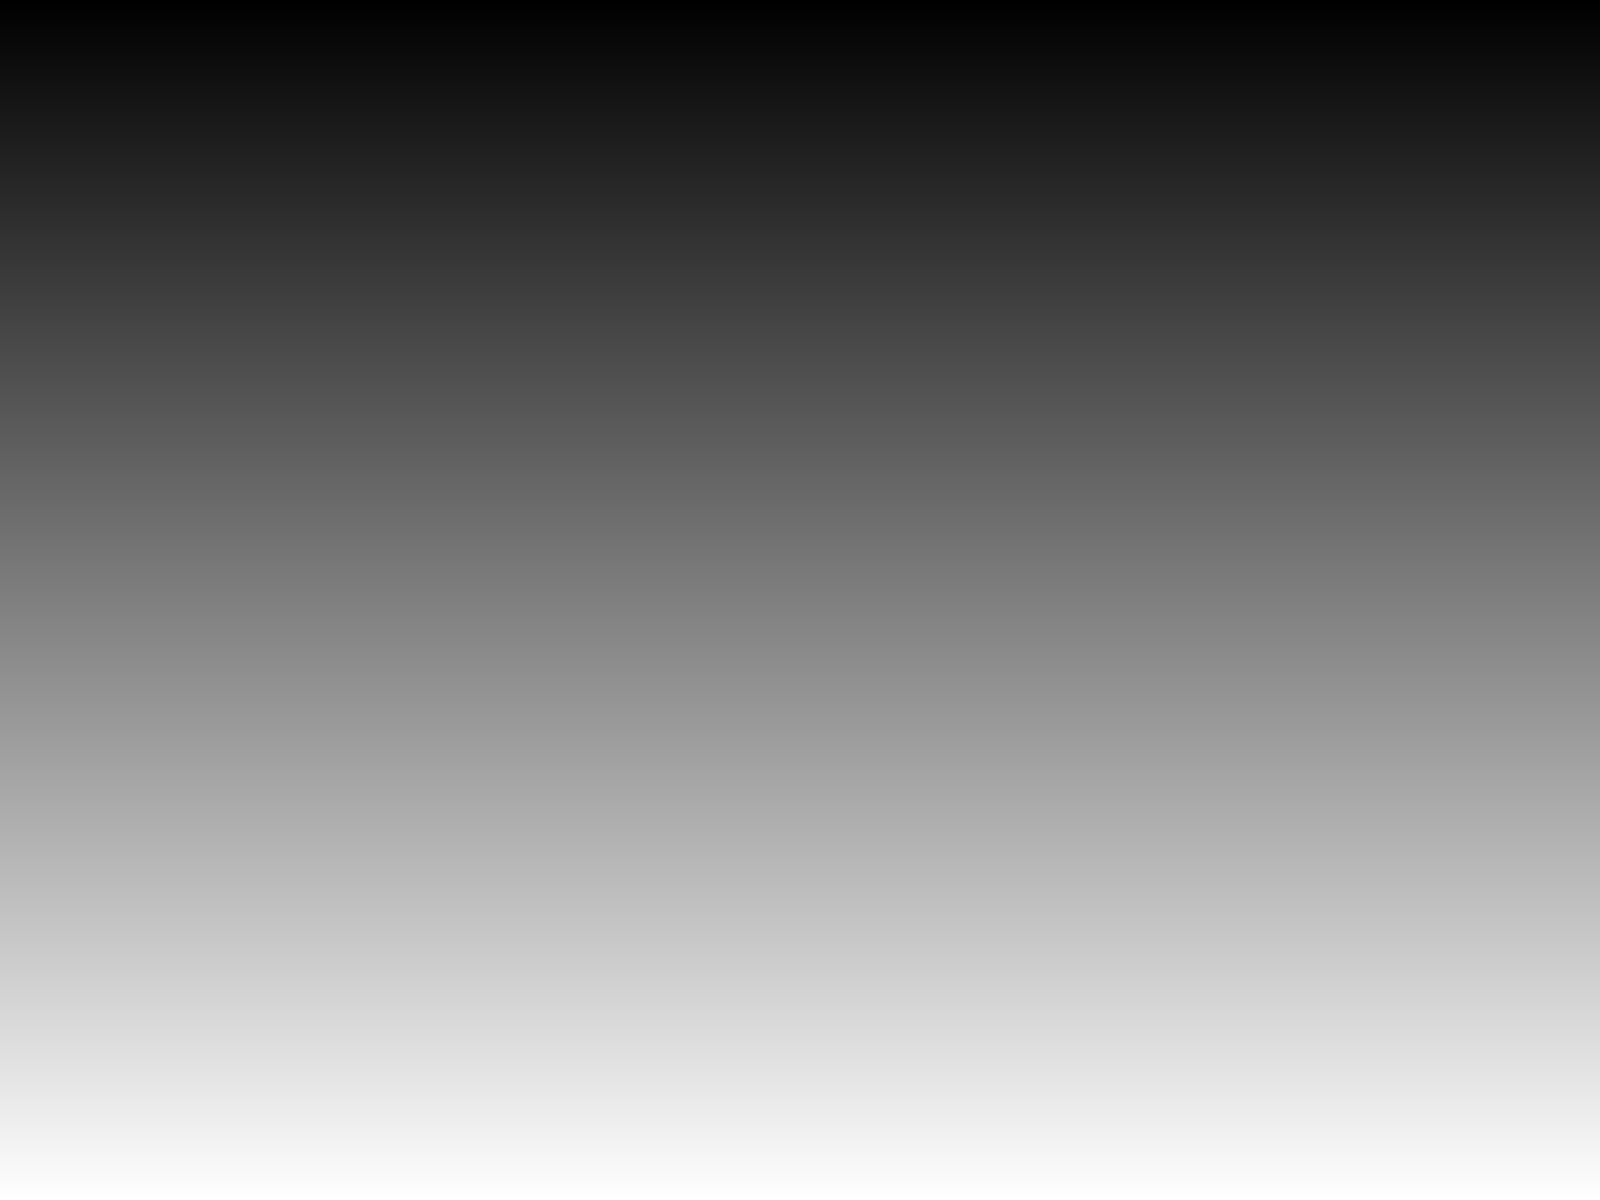

This figure's Python source:
import numpy as np
import cv2
from matplotlib import pyplot as plt
import sys

sys.setrecursionlimit(10000000)#set recursion limit
name1 = sys.argv[1]			#input file 1
name2 = sys.argv[2]			#input file 2
img = cv2.imread(name1)
img1 = cv2.imread(name2)
gray0 = cv2.cvtColor(img,cv2.COLOR_BGR2GRAY)			# load grayscale images
# gray6 = cv2.cvtColor(img,cv2.COLOR_BGR2GRAY)
gray = cv2.cvtColor(img,cv2.COLOR_BGR2GRAY)
gray1 = cv2.cvtColor(img,cv2.COLOR_BGR2GRAY)
gray2 = cv2.cvtColor(img,cv2.COLOR_BGR2GRAY)
gray3 = cv2.cvtColor(img,cv2.COLOR_BGR2GRAY)
# cv2.imshow("old",gray3)
gray4 = cv2.cvtColor(img,cv2.COLOR_BGR2GRAY)
gray5 = cv2.cvtColor(img1,cv2.COLOR_BGR2GRAY)
# cv2.imwrite('img.jpg',gray)

height, width = gray.shape
print height, width					#print height and width of image

#For Relative height Depth cue
for i in range(0, height):
	for j in range(0, width):
		gray[height-i-1, j] = 255*(height-i)/height

cv2.imwrite('heightDepthCue.jpg',gray)

#Euclidean depth hypothesis
xi=int(sys.argv[3])		#Vanishing point coordinates
yj=int(sys.argv[4])
max = -1
matrix = [[0 for x in range(width)] for y in range(height)] 
for i in range(0, height):
	for j in range(0, width):
		matrix[i][j] = np.sqrt((i-xi)**2 + (j-yj)**2)
		# print matrix[i][j]
		if(matrix[i][j]>max):
			max = matrix[i][j]
		# gray1[i][j] = (gray1[i][j]*255/max)

for i in range(0, height):
	for j in range(0, width):
		gray1[i][j] = (matrix[i][j]*255)/max
			
cv2.imwrite('euclideanDepth.jpg',gray1)

#combined depth hypothesis
xi = float(xi)
weightR = xi/(2*height)
print weightR
weightH = 1-weightR
for i in range(0, height):
	for j in range(0, width):
		gray2[i][j] = weightR*gray[i][j] + weightH*gray1[i][j]

cv2.imwrite('combinedDepth.jpg',gray2)
# gray2f = gray2.astype('float')
# gray3f = gray3.astype('float')
# additionF = (gray2f+gray3f)/2
# gray4 = additionF.astype('uint8')

#Local depth hypothesis
for i in range(0, height):
	for j in range(0, width):
		grayf = gray[i][j].astype('float')
		gray2f = gray2[i][j].astype('float')
		gray3f = gray3[i][j].astype('float')
		if(gray3f == 0.0):
			additionF = grayf+gray3f
		else:
			additionF = (gray2f+gray3f)/2
		gray4[i][j] = additionF.astype('uint8')

cv2.imwrite('localDepth.jpg',gray4)
gray6 = gray4
# for i in range(0, height):
# 	for j in range(0, width):
# 		gray4[i][j] = gray2[i][j]+gray3[i][j]
# 		# x = np.uint8(gray2[i][j])
# 		# y = np.uint8(gray3[i][j])

# 		print cv2.add(x,y)
# 		# if(gray2[i][j]+gray3[i][j]>uint_8(255)):
# 		# 	print gray2[i][j]+gray3[i][j], gray4[i][j]

 # A function to check if a given cell 
    # (row, col) can be included in DFS
def isSafe(i, j, visited):
# row number is in range, column number
# is in range and value is 1 
# and not yet visited
	return (i >= 0 and i < height and
	j >= 0 and j < width and
	not visited[i][j])
             
#for static variable in python
def static_vars(**kwargs):
    def decorate(func):
        for k in kwargs:
            setattr(func, k, kwargs[k])
        return func
    return decorate

#DFS Recursive algorithm
@static_vars(var=1)
def DFS(i, j, visited, count, list):
 
        # These arrays are used to get row and 
        # column numbers of 8 neighbours 
        # of a given cell
        rowNbr = [-1, -1, -1,  0, 0,  1, 1, 1]
        colNbr = [-1,  0,  1, -1, 1, -1, 0, 1]
        # prev = count
        list.append([i,j])
        DFS.var = 1
        count = count+1
        # max = count
        # Mark this cell as visited
        visited[i][j] = True
        # print gray5[i][j]
        # print DFS.var
        # Recur for all connected neighbours
        for k in range(8):
            if isSafe(i + rowNbr[k], j + colNbr[k], visited) and gray5[i][j] == gray5[i + rowNbr[k]][j + colNbr[k]] and gray0[i][j]>0:
                DFS(i + rowNbr[k], j + colNbr[k], visited, count,list)
        if(DFS.var == 1):
        	# print "Count is ",count
        	sum = 0
        	value = 0
        	for pair in list:
        		sum = sum+gray2[pair[0]][pair[1]]
        		value = value + 1
        	sum = sum/(value+0.05)
        	if sum > 255:
        		for pair in list:
        			print (gray5[pair[0]][pair[1]]+gray2[pair[0]][pair[1]])/2
        		sum = 255
        	for pair in list:
        		grayf = gray5[pair[0]][pair[1]].astype('float')
        		gray2f = gray2[pair[0]][pair[1]].astype('float')
        		#additionF = (gray2f+grayf)/2
        		additionF = sum
        		gray6[pair[0]][pair[1]] = additionF.astype('uint8')
        		# gray6[pair[0]][pair[1]] = (gray5[pair[0]][pair[1]]+gray2[pair[0]][pair[1]])/2
        	
        DFS.var = 0 		


# cv2.imwrite('newImg4.jpg',gray4)
# cv2.imwrite('newImg54.jpg',gray5)
visited = [[False for j in range(width)]for i in range(height)]
for i in range(0, height):
	for j in range(0, width):
		if(gray0[i][j]>0):
			if visited[i][j] == False:
				count = 0
				list = []
				DFS(i, j, visited, count, list)

cv2.imwrite('depthMap.jpg',gray6)
cv2.waitKey()
# print count, " ", height*width, " ", count/(height*width)
#you need to set the thresholding parameters 
# ret, thresh = cv2.threshold(gray,50,127,cv2.THRESH_BINARY)
# cv2.imwrite('img1.jpg',thresh)

# #you need to set the size of the kernel for closing
# kernel = np.ones((50,50), np.uint8)
# open1 = cv2.morphologyEx(thresh, cv2.MORPH_CLOSE, kernel)
# cv2.imwrite('color_img1.jpg', open1)
# cv2.waitKey()(732.0, 924.0)
